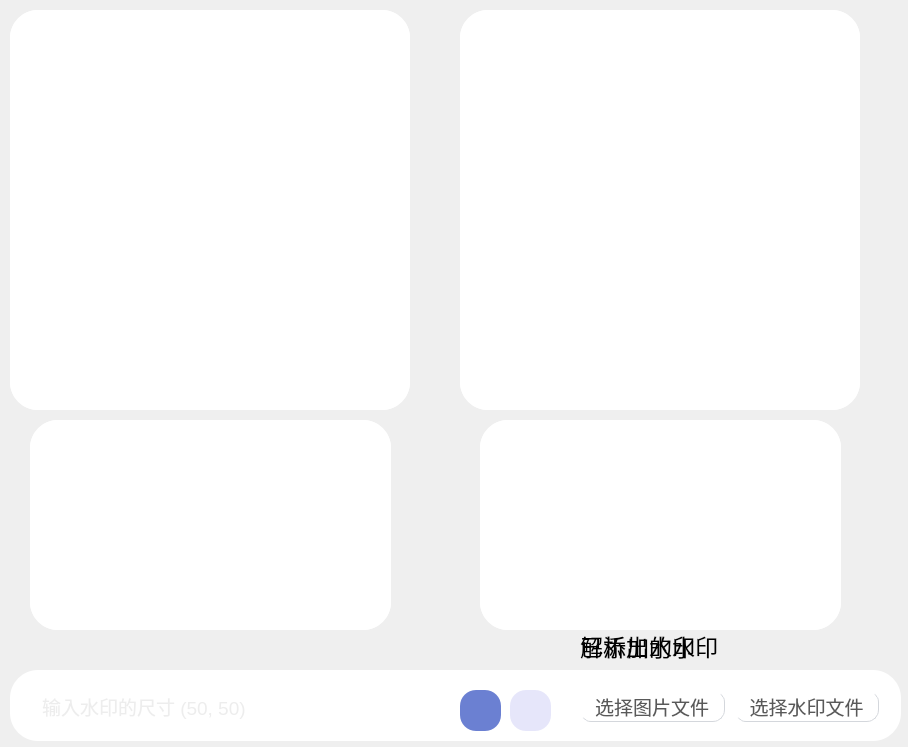
                <widget class="QWidget" name="scrollAreaWidgetContents_4">
                 <property name="geometry">
                  <rect>
                   <x>0</x>
                   <y>0</y>
                   <width>908</width>
                   <height>747</height>
                  </rect>
                 </property>
                 <widget class="QWidget" name="widget_29" native="true">
                  <property name="geometry">
                   <rect>
                    <x>10</x>
                    <y>670</y>
                    <width>891</width>
                    <height>71</height>
                   </rect>
                  </property>
                  <property name="minimumSize">
                   <size>
                    <width>361</width>
                    <height>0</height>
                   </size>
                  </property>
                  <property name="maximumSize">
                   <size>
                    <width>176666</width>
                    <height>17666</height>
                   </size>
                  </property>
                  <property name="styleSheet">
                   <string notr="true">background-color: rgb(255, 255, 255);
border-radius:28px</string>
                  </property>
                  <widget class="QFrame" name="frame_17">
                   <property name="geometry">
                    <rect>
                     <x>560</x>
                     <y>10</y>
                     <width>321</width>
                     <height>52</height>
                    </rect>
                   </property>
                   <property name="styleSheet">
                    <string notr="true">QFrame{
	background-color: rgb(255, 255, 255);
border:0px solid red;
border-radius:30px
}</string>
                   </property>
                   <property name="frameShape">
                    <enum>QFrame::StyledPanel</enum>
                   </property>
                   <property name="frameShadow">
                    <enum>QFrame::Raised</enum>
                   </property>
                   <layout class="QHBoxLayout" name="horizontalLayout_18">
                    <item>
                     <layout class="QHBoxLayout" name="horizontalLayout_17">
                      <item>
                       <widget class="QPushButton" name="pushButton_11">
                        <property name="minimumSize">
                         <size>
                          <width>100</width>
                          <height>32</height>
                         </size>
                        </property>
                        <property name="font">
                         <font>
                          <pointsize>14</pointsize>
                         </font>
                        </property>
                        <property name="styleSheet">
                         <string notr="true">QPushButton{
	margin-right:3px;
 
	color: rgba(0, 0, 0, 166);
	background-color: rgb(255, 255, 255);
	border:1px outset rgb(212, 215, 220);
border-radius:12px;
}
QPushButton:hover {

}
QPushButton:pressed {

}
</string>
                        </property>
                        <property name="text">
                         <string>选择图片文件</string>
                        </property>
                       </widget>
                      </item>
                      <item>
                       <widget class="QPushButton" name="pushButton_12">
                        <property name="minimumSize">
                         <size>
                          <width>100</width>
                          <height>32</height>
                         </size>
                        </property>
                        <property name="font">
                         <font>
                          <pointsize>14</pointsize>
                         </font>
                        </property>
                        <property name="styleSheet">
                         <string notr="true">QPushButton{
	margin-right:3px;
 
	color: rgba(0, 0, 0, 166);
	background-color: rgb(255, 255, 255);
	border:1px outset rgb(212, 215, 220);
	border-radius:12px;
}
QPushButton:hover {

}
QPushButton:pressed {

}
</string>
                        </property>
                        <property name="text">
                         <string>选择水印文件</string>
                        </property>
                       </widget>
                      </item>
                     </layout>
                    </item>
                   </layout>
                  </widget>
                  <widget class="QFrame" name="frame_18">
                   <property name="geometry">
                    <rect>
                     <x>10</x>
                     <y>10</y>
                     <width>541</width>
                     <height>51</height>
                    </rect>
                   </property>
                   <property name="frameShape">
                    <enum>QFrame::StyledPanel</enum>
                   </property>
                   <property name="frameShadow">
                    <enum>QFrame::Raised</enum>
                   </property>
                   <widget class="QLineEdit" name="lineEdit_7">
                    <property name="geometry">
                     <rect>
                      <x>20</x>
                      <y>10</y>
                      <width>461</width>
                      <height>32</height>
                     </rect>
                    </property>
                    <property name="minimumSize">
                     <size>
                      <width>0</width>
                      <height>32</height>
                     </size>
                    </property>
                    <property name="palette">
                     <palette>
                      <active>
                       <colorrole role="WindowText">
                        <brush brushstyle="SolidPattern">
                         <color alpha="35">
                          <red>0</red>
                          <green>0</green>
                          <blue>0</blue>
                         </color>
                        </brush>
                       </colorrole>
                       <colorrole role="Button">
                        <brush brushstyle="SolidPattern">
                         <color alpha="255">
                          <red>255</red>
                          <green>255</green>
                          <blue>255</blue>
                         </color>
                        </brush>
                       </colorrole>
                       <colorrole role="Text">
                        <brush brushstyle="SolidPattern">
                         <color alpha="35">
                          <red>0</red>
                          <green>0</green>
                          <blue>0</blue>
                         </color>
                        </brush>
                       </colorrole>
                       <colorrole role="ButtonText">
                        <brush brushstyle="SolidPattern">
                         <color alpha="35">
                          <red>0</red>
                          <green>0</green>
                          <blue>0</blue>
                         </color>
                        </brush>
                       </colorrole>
                       <colorrole role="Base">
                        <brush brushstyle="SolidPattern">
                         <color alpha="255">
                          <red>255</red>
                          <green>255</green>
                          <blue>255</blue>
                         </color>
                        </brush>
                       </colorrole>
                       <colorrole role="Window">
                        <brush brushstyle="SolidPattern">
                         <color alpha="255">
                          <red>255</red>
                          <green>255</green>
                          <blue>255</blue>
                         </color>
                        </brush>
                       </colorrole>
                       <colorrole role="PlaceholderText">
                        <brush brushstyle="NoBrush">
                         <color alpha="128">
                          <red>0</red>
                          <green>0</green>
                          <blue>0</blue>
                         </color>
                        </brush>
                       </colorrole>
                      </active>
                      <inactive>
                       <colorrole role="WindowText">
                        <brush brushstyle="SolidPattern">
                         <color alpha="35">
                          <red>0</red>
                          <green>0</green>
                          <blue>0</blue>
                         </color>
                        </brush>
                       </colorrole>
                       <colorrole role="Button">
                        <brush brushstyle="SolidPattern">
                         <color alpha="255">
                          <red>255</red>
                          <green>255</green>
                          <blue>255</blue>
                         </color>
                        </brush>
                       </colorrole>
                       <colorrole role="Text">
                        <brush brushstyle="SolidPattern">
                         <color alpha="35">
                          <red>0</red>
                          <green>0</green>
                          <blue>0</blue>
                         </color>
                        </brush>
                       </colorrole>
                       <colorrole role="ButtonText">
                        <brush brushstyle="SolidPattern">
                         <color alpha="35">
                          <red>0</red>
                          <green>0</green>
                          <blue>0</blue>
                         </color>
                        </brush>
                       </colorrole>
                       <colorrole role="Base">
                        <brush brushstyle="SolidPattern">
                         <color alpha="255">
                          <red>255</red>
                          <green>255</green>
                          <blue>255</blue>
                         </color>
                        </brush>
                       </colorrole>
                       <colorrole role="Window">
                        <brush brushstyle="SolidPattern">
                         <color alpha="255">
                          <red>255</red>
                          <green>255</green>
                          <blue>255</blue>
                         </color>
                        </brush>
                       </colorrole>
                       <colorrole role="PlaceholderText">
                        <brush brushstyle="NoBrush">
                         <color alpha="128">
                          <red>0</red>
                          <green>0</green>
                          <blue>0</blue>
                         </color>
                        </brush>
                       </colorrole>
                      </inactive>
                      <disabled>
                       <colorrole role="WindowText">
                        <brush brushstyle="SolidPattern">
                         <color alpha="35">
                          <red>0</red>
                          <green>0</green>
                          <blue>0</blue>
                         </color>
                        </brush>
                       </colorrole>
                       <colorrole role="Button">
                        <brush brushstyle="SolidPattern">
                         <color alpha="255">
                          <red>255</red>
                          <green>255</green>
                          <blue>255</blue>
                         </color>
                        </brush>
                       </colorrole>
                       <colorrole role="Text">
                        <brush brushstyle="SolidPattern">
                         <color alpha="35">
                          <red>0</red>
                          <green>0</green>
                          <blue>0</blue>
                         </color>
                        </brush>
                       </colorrole>
                       <colorrole role="ButtonText">
                        <brush brushstyle="SolidPattern">
                         <color alpha="35">
                          <red>0</red>
                          <green>0</green>
                          <blue>0</blue>
                         </color>
                        </brush>
                       </colorrole>
                       <colorrole role="Base">
                        <brush brushstyle="SolidPattern">
                         <color alpha="255">
                          <red>255</red>
                          <green>255</green>
                          <blue>255</blue>
                         </color>
                        </brush>
                       </colorrole>
                       <colorrole role="Window">
                        <brush brushstyle="SolidPattern">
                         <color alpha="255">
                          <red>255</red>
                          <green>255</green>
                          <blue>255</blue>
                         </color>
                        </brush>
                       </colorrole>
                       <colorrole role="PlaceholderText">
                        <brush brushstyle="NoBrush">
                         <color alpha="128">
                          <red>0</red>
                          <green>0</green>
                          <blue>0</blue>
                         </color>
                        </brush>
                       </colorrole>
                      </disabled>
                     </palette>
                    </property>
                    <property name="font">
                     <font>
                      <pointsize>14</pointsize>
                     </font>
                    </property>
                    <property name="styleSheet">
                     <string notr="true">color: rgba(0, 0, 0, 35);
border:none;</string>
                    </property>
                    <property name="placeholderText">
                     <string>输入水印的尺寸 (50, 50)</string>
                    </property>
                   </widget>
                   <widget class="QPushButton" name="pushButton_17">
                    <property name="geometry">
                     <rect>
                      <x>440</x>
                      <y>10</y>
                      <width>41</width>
                      <height>41</height>
                     </rect>
                    </property>
                    <property name="styleSheet">
                     <string notr="true">background-color: qlineargradient(x0:0, y0:1, x1:1, y1:1,stop:0.4  rgb(107, 128, 210));
image: url(:/buttom_white/img/buttom_white/发送_send.svg);
border-radius:16px;
padding:8px;</string>
                    </property>
                    <property name="text">
                     <string/>
                    </property>
                   </widget>
                   <widget class="QPushButton" name="pushButton_4">
                    <property name="geometry">
                     <rect>
                      <x>490</x>
                      <y>10</y>
                      <width>41</width>
                      <height>41</height>
                     </rect>
                    </property>
                    <property name="styleSheet">
                     <string notr="true">background-color: qlineargradient(x0:0, y0:1, x1:1, y1:1,stop:0.4  rgb(230,230,250));
image: url(:/buttom/img/buttom/放大_zoom-in.svg);
border-radius:16px;
padding:8px;</string>
                    </property>
                    <property name="text">
                     <string/>
                    </property>
                   </widget>
                  </widget>
                 </widget>
                 <widget class="QWidget" name="widget_40" native="true">
                  <property name="geometry">
                   <rect>
                    <x>460</x>
                    <y>10</y>
                    <width>400</width>
                    <height>400</height>
                   </rect>
                  </property>
                  <property name="minimumSize">
                   <size>
                    <width>361</width>
                    <height>0</height>
                   </size>
                  </property>
                  <property name="maximumSize">
                   <size>
                    <width>176666</width>
                    <height>17666</height>
                   </size>
                  </property>
                  <property name="styleSheet">
                   <string notr="true">background-color: rgb(255, 255, 255);
border-radius:28px</string>
                  </property>
                  <layout class="QHBoxLayout" name="horizontalLayout_10">
                   <item>
                    <widget class="QGraphicsView" name="graphicsView_3"/>
                   </item>
                  </layout>
                 </widget>
                 <widget class="QWidget" name="widget_41" native="true">
                  <property name="geometry">
                   <rect>
                    <x>10</x>
                    <y>10</y>
                    <width>400</width>
                    <height>400</height>
                   </rect>
                  </property>
                  <property name="minimumSize">
                   <size>
                    <width>361</width>
                    <height>0</height>
                   </size>
                  </property>
                  <property name="maximumSize">
                   <size>
                    <width>176666</width>
                    <height>17666</height>
                   </size>
                  </property>
                  <property name="styleSheet">
                   <string notr="true">background-color: rgb(255, 255, 255);
border-radius:28px</string>
                  </property>
                  <layout class="QHBoxLayout" name="horizontalLayout_9">
                   <item>
                    <widget class="QGraphicsView" name="graphicsView_4"/>
                   </item>
                  </layout>
                 </widget>
                 <widget class="QWidget" name="widget_42" native="true">
                  <property name="geometry">
                   <rect>
                    <x>30</x>
                    <y>420</y>
                    <width>361</width>
                    <height>210</height>
                   </rect>
                  </property>
                  <property name="minimumSize">
                   <size>
                    <width>361</width>
                    <height>0</height>
                   </size>
                  </property>
                  <property name="maximumSize">
                   <size>
                    <width>176666</width>
                    <height>17666</height>
                   </size>
                  </property>
                  <property name="styleSheet">
                   <string notr="true">background-color: rgb(255, 255, 255);
border-radius:28px</string>
                  </property>
                  <layout class="QHBoxLayout" name="horizontalLayout_8">
                   <item>
                    <widget class="QGraphicsView" name="graphicsView_7"/>
                   </item>
                  </layout>
                 </widget>
                 <widget class="QWidget" name="widget_54" native="true">
                  <property name="geometry">
                   <rect>
                    <x>480</x>
                    <y>420</y>
                    <width>361</width>
                    <height>210</height>
                   </rect>
                  </property>
                  <property name="minimumSize">
                   <size>
                    <width>361</width>
                    <height>0</height>
                   </size>
                  </property>
                  <property name="maximumSize">
                   <size>
                    <width>176666</width>
                    <height>17666</height>
                   </size>
                  </property>
                  <property name="styleSheet">
                   <string notr="true">background-color: rgb(255, 255, 255);
border-radius:28px</string>
                  </property>
                  <layout class="QHBoxLayout" name="horizontalLayout_14">
                   <item>
                    <widget class="QGraphicsView" name="graphicsView_12"/>
                   </item>
                  </layout>
                 </widget>
                 <widget class="QLabel" name="label_4">
                  <property name="geometry">
                   <rect>
                    <x>580</x>
                    <y>620</y>
                    <width>171</width>
                    <height>51</height>
                   </rect>
                  </property>
                  <property name="font">
                   <font>
                    <family>Microsoft YaHei</family>
                    <pointsize>17</pointsize>
                   </font>
                  </property>
                  <property name="text">
                   <string>解析出的水印</string>
                  </property>
                 </widget>
                 <widget class="QLabel" name="label_5">
                  <property name="geometry">
                   <rect>
                    <x>580</x>
                    <y>620</y>
                    <width>161</width>
                    <height>51</height>
                   </rect>
                  </property>
                  <property name="font">
                   <font>
                    <family>Microsoft YaHei</family>
                    <pointsize>17</pointsize>
                   </font>
                  </property>
                  <property name="text">
                   <string>已添加水印</string>
                  </property>
                 </widget>
                </widget>
